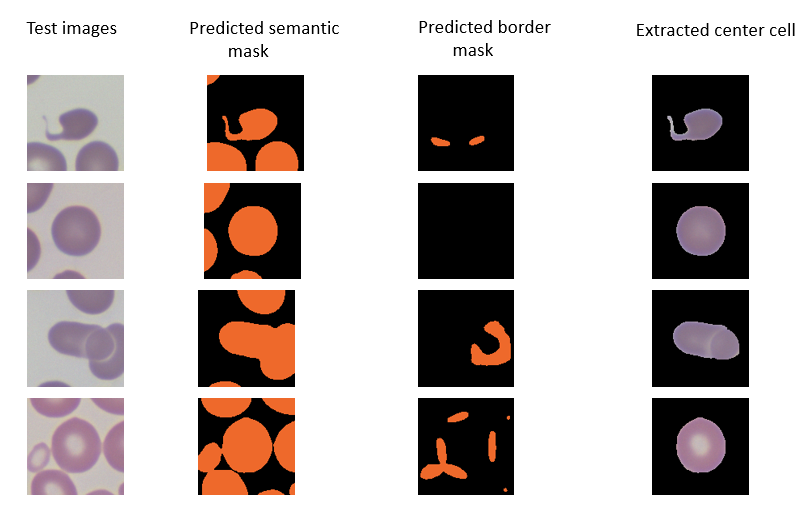
#> input picture RBC_Segmentation/segmentation_extraction.PNG, 802 x 509 px, given in place of s, which was not available
$ python -i create_borders.py   (imports and definitions only)
#> lines starting #> are read from the running program, lines starting #| are printed output that depends on the picture; after the words box and inside, x2 and y2 are one past the last pixel; in counts of white or black regions, pixels touching at a corner belong together; pictures that were not available may be replaced by others from this repository, and a replacement may not be noted
import numpy as np

# for image stuff and visualization
import matplotlib.pyplot as plt

# OpenCV for image processing
import cv2

# for directory/file stuff
import os


###############################################################################
## Function: create_border_mask
###############################################################################

def create_border_mask(files):

#> called with files = 'segmentation_extraction.PNG'
    for file in files:
        labels = cv2.imread(file)
#> labels is the input picture: shape (509, 802, 3); mean B, G, R 180.6, 182.3, 190.1
        # opencv reads the color channels in reverse order :(
        labels=cv2.cvtColor(labels, cv2.COLOR_BGR2RGB)
        labels_R = labels[:,:,0]
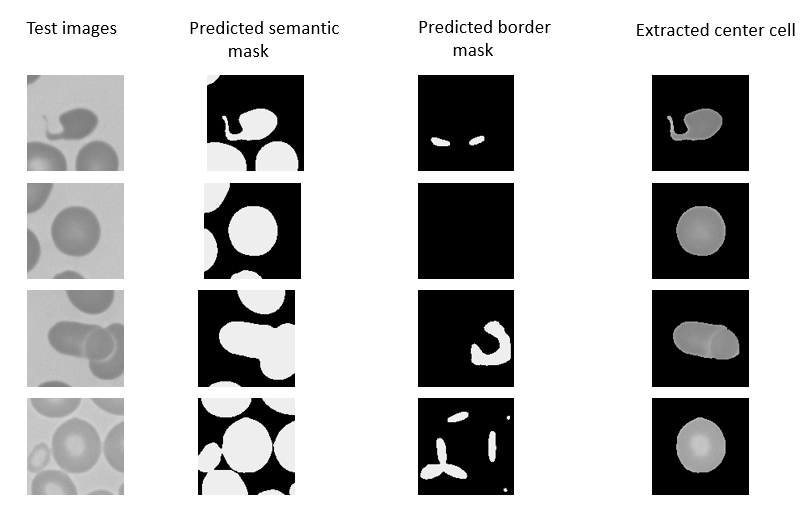
#> labels_R: shape (509, 802); min 0, max 255, mean 190.1
        h = labels_R.shape[0]
#> h = 509
        w = labels_R.shape[1]
#> w = 802
        m=4     #some margin to avoid the first/last row/col dilation
        sz=2
        #tmp = labels_R
        tmp = cv2.dilate(labels_R, np.ones((5,5),np.uint8))
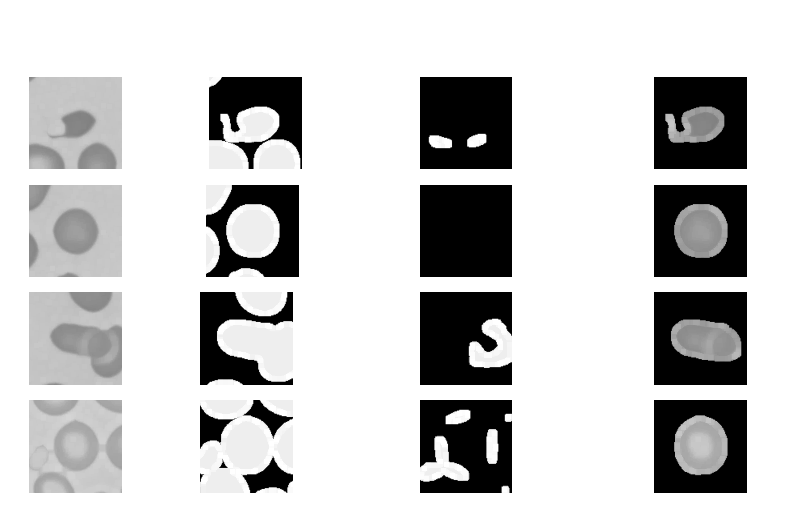
#> tmp: shape (509, 802); min 0, max 255, mean 201.6
        msk1 = np.zeros_like(labels_R, dtype='uint8')

        # loop over the labels, but skip the first/last row/col
        for y0 in range(sz+m, h-sz-m-1):
            for x0 in range(sz+m, w-sz-m-1):
                uniq = np.unique(tmp[max(0, y0-sz):min(h, y0+sz+1),
                                   max(0, x0-sz):min(w, x0+sz+1)])
                if uniq.shape[0]==1:
                    continue

                # cases where cell 1 hemo and cell 2 hemo touch
                if 220 in uniq and 165 in uniq:
                    msk1[y0,x0]=255


                # cases where cell 1 hemo and cell 3 hemo touch
                if 220 in uniq and 238 in uniq:
                    msk1[y0,x0]=255

                # cases where cell 2 hemo and cell 3 hemo touch
                if 165 in uniq and 238 in uniq:
                    msk1[y0,x0]=255

                # cases where cell 1 white and cell 2 hemo touch
                if 255 in uniq and 165 in uniq:
                    msk1[y0,x0]=255


                # cases where cell 1 white and cell 3 hemo touch
                if 255 in uniq and 238 in uniq:
                    msk1[y0,x0]=255

                # cases where cell 1 hemo and cell 2 white touch
                if 220 in uniq and 128 in uniq:
                    msk1[y0,x0]=255


                # cases where cell 1 hemo and cell 3 white touch
                if 220 in uniq and 225 in uniq:
                    msk1[y0,x0]=255

                # cases where cell 1 white and cell 2 white touch
                if 255 in uniq and 128 in uniq:
                    msk1[y0,x0]=255

                # cases where cell 1 white and cell 3 white touch
                if 255 in uniq and 225 in uniq:
                    msk1[y0,x0]=255

                # cases where cell 2 white and cell 3 white touch
                if 128 in uniq and 225 in uniq:
                    msk1[y0,x0]=255

                # cases where cell 2 hemo and cell 3 white touch
                if 165 in uniq and 225 in uniq:
                    msk1[y0,x0]=255

                # cases where cell 2 white and cell 3 hemo touch
                if 128 in uniq and 238 in uniq:
                    msk1[y0,x0]=255

                # cases where reticulocyte and cell 1 hemo touch
                if 100 in uniq and 220 in uniq:
                    msk1[y0,x0]=255

                # cases where reticulocyte and cell 2 hemo touch
                if 100 in uniq and 165 in uniq:
                    msk1[y0,x0]=255

                # cases where reticulocyte and cell 3 hemo touch
                if 100 in uniq and 238 in uniq:
                    msk1[y0,x0]=255

                # cases where WBC and cell 1 hemo touch
                if 150 in uniq and 220 in uniq:
                    msk1[y0,x0]=255

                # cases where WBC and cell 2 hemo touch
                if 150 in uniq and 165 in uniq:
                    msk1[y0,x0]=255

                # cases where WBC and cell 3 hemo touch
                if 150 in uniq and 238 in uniq:
                    msk1[y0,x0]=255

                # cases where WBC and reticulocyte touch
                if 150 in uniq and 100 in uniq:
                    msk1[y0,x0]=255

                # cases where platelet and cell 1 hemo touch
                if 240 in uniq and 220 in uniq:
                    msk1[y0,x0]=255

                # cases where platelet and cell 2 hemo touch
                if 240 in uniq and 165 in uniq:
                    msk1[y0,x0]=255

                # cases where platelet and cell 3 hemo touch
                if 240 in uniq and 238 in uniq:
                    msk1[y0,x0]=255

                # cases where platelet and reticulocyte touch
                if 240 in uniq and 100 in uniq:
                    msk1[y0,x0]=255

                # cases where platelet and WBC touch
                if 240 in uniq and 150 in uniq:
                    msk1[y0,x0]=255
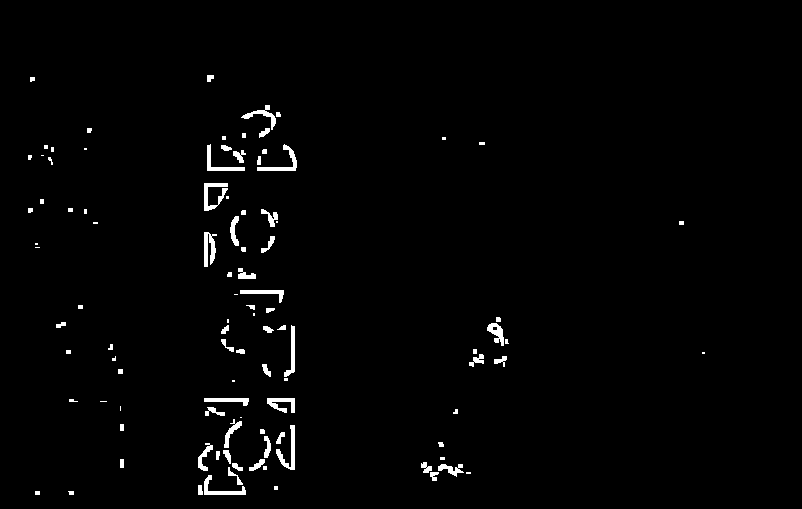
#> msk1: shape (509, 802); 1.6% white; 102 white regions (31 under 20 px), largest, box (x1, y1, x2, y2) and area: (204, 183, 228, 211) 295, (276, 425, 295, 470) 288, (204, 232, 217, 267) 279

        msk1 = cv2.dilate(msk1, np.ones((5,5),np.uint8))
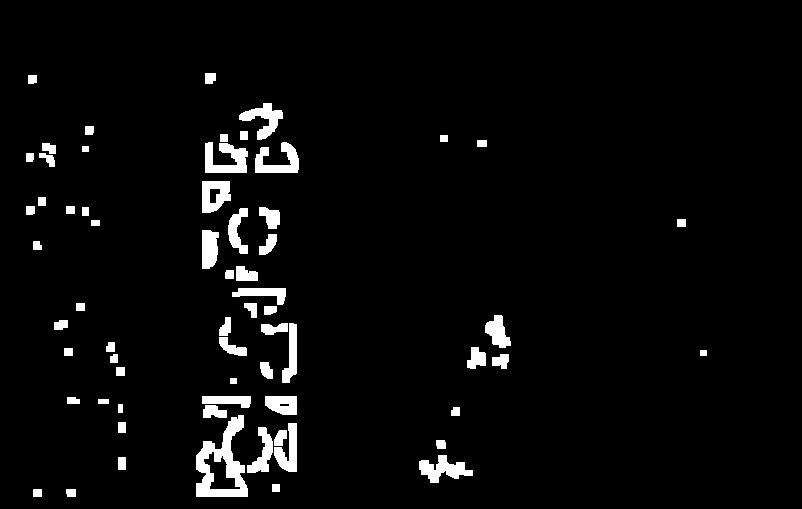
#> msk1: shape (509, 802); 3.9% white; 65 white regions, largest, box (x1, y1, x2, y2) and area: (196, 415, 248, 497) 1990, (205, 142, 248, 173) 865, (419, 455, 473, 483) 772
        msk1 = cv2.erode(msk1, np.ones((5,5),np.uint8))
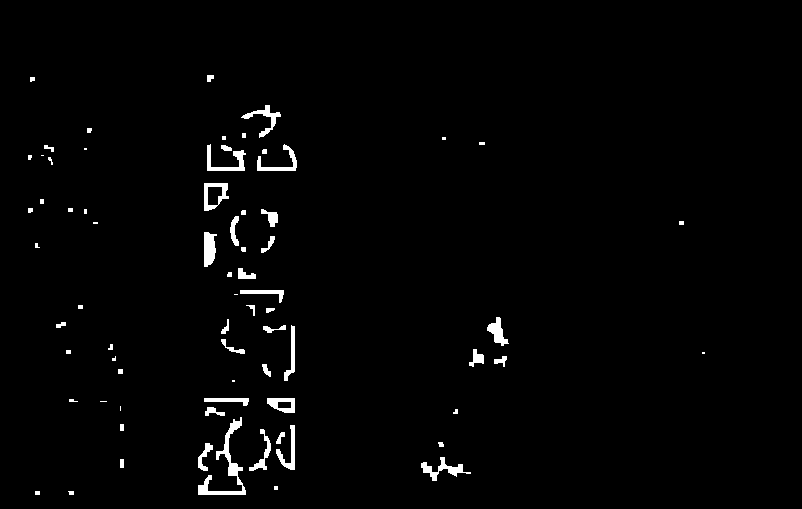
#> msk1: shape (509, 802); 1.7% white; 72 white regions (18 under 20 px), largest, box (x1, y1, x2, y2) and area: (198, 417, 246, 495) 800, (421, 457, 471, 481) 368, (207, 144, 246, 171) 363
        msk1 = cv2.dilate(msk1, np.ones((5,5),np.uint8))

        #msk0 = labels.astype('uint8')
        #msk0[msk0>0]=255
        #msk2=  np.zeros_like(labels, dtype='uint8')
        #tf_utils.plot_images([labels, msk1, np.stack([msk0, msk1, msk2],-1)],1,3)
        file = file.replace('targets','borders')
        out_dir, img = os.path.split(file)

        if not os.path.isdir(out_dir):
            os.makedirs(out_dir)

        name = img[0:-4]

        cv2.imwrite(os.path.join(out_dir, name+"_border.png"), msk1);


#> (the run stopped early here; a loop or call above may not have finished)
